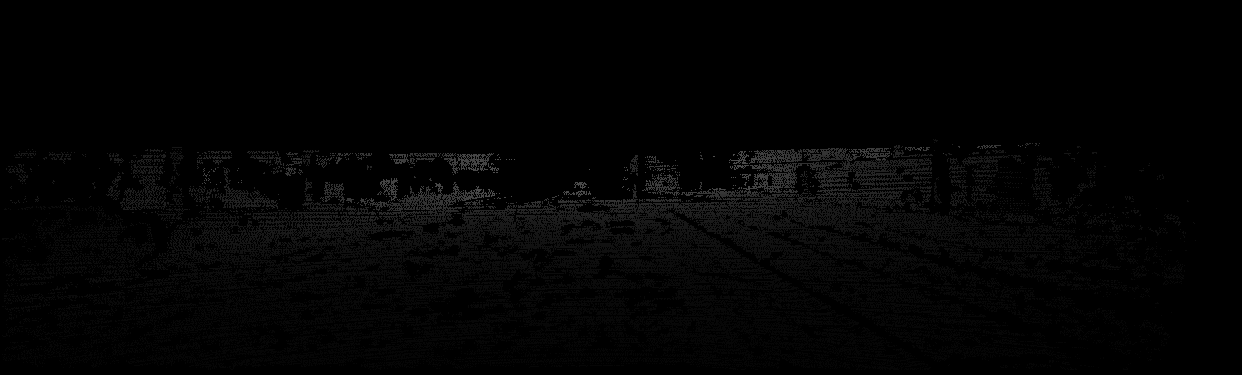
#> input picture img/depth_2011_09_26_0001_03_0070.png, 1242 x 375 px
$ python reconstruct.py img/depth_2011_09_26_0001_03_0070.png img/projected_depth.png   (older library calls are emulated)
#> lines starting #> are read from the running program, lines starting #| are printed output that depends on the picture; after the words box and inside, x2 and y2 are one past the last pixel; in counts of white or black regions, pixels touching at a corner belong together
#> in imread, rgb is the input picture: shape (375, 1242, 3); min 0, max 82, mean 3.3
#> call 2 of imread, with path = 'img/projected_depth.png', channel = 1
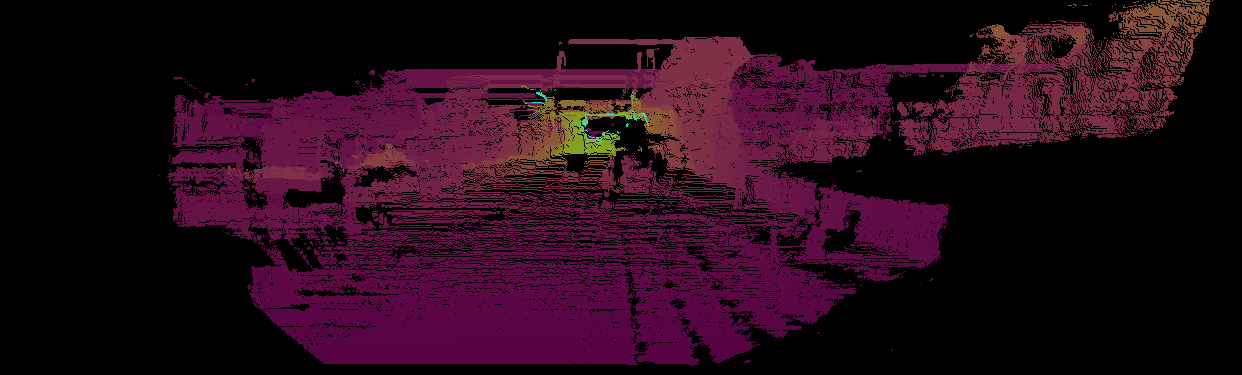
#> input picture img/projected_depth.png, 1242 x 375 px
#> in imread, rgb is the input picture: shape (375, 1242, 3); mean B, G, R 24.7, 9.3, 37.4
### sgbm.py
# -*- coding: utf-8 -*-

import argparse
import cv2
import json
import numpy as np


# [23 lines left out: function parse_args, not called in this run]


class SGBMatcher():
    def __init__(self,
                 min_disparity=0,
                 num_disparities=16,
                 block_size=5,
                 window_size=3,
                 disp12_max_diff=1,
                 uniqueness_ratio=15,
                 speckle_window_size=0,
                 speckle_range=2,
                 pre_filter_cap=63,
                 mode=cv2.STEREO_SGBM_MODE_SGBM_3WAY):

        # SGBM Parameters
        # http://answers.opencv.org/question/182049/pythonstereo-disparity-quality-problems/?answer=183650#post-id-183650
        # window_size: default 3; 5 Works nicely
        #              7 for SGBM reduced size image;
        #              15 for SGBM full size image (1300px and above)
        # num_disparity: max_disp has to be dividable by 16 f. E. HH 192, 256

#> called with min_disparity = 0, num_disparities = 80, block_size = 5, window_size = 15, disp12_max_diff = 1, uniqueness_ratio = 15, speckle_window_size = 0, speckle_range = 2
        p1 = 8 * 3 * window_size**2
        p2 = 32 * 3 * window_size**2
        self.param = {
            'minDisparity': min_disparity,
            'numDisparities': num_disparities,
            'blockSize': block_size,
            'windowSize': window_size,
            'P1': p1,
            'P2': p2,
            'disp12MaxDiff': disp12_max_diff,
            'uniquenessRatio': uniqueness_ratio,
            'speckleWindowSize': speckle_window_size,
            'speckleRange': speckle_range,
            'preFilterCap': pre_filter_cap,
            'mode': mode
        }

        param = self.param.copy()
        del param['windowSize']

        self.left_matcher = cv2.StereoSGBM_create(**param)

    def show_param(self):
        print(json.dumps(self.param, indent=4, sort_keys=True))

    # [4 lines left out: function visualize, not called in this run]

    def compute(self, img_l, img_r):
        return self.left_matcher.compute(img_l, img_r).astype(
            np.float32) / 16.0
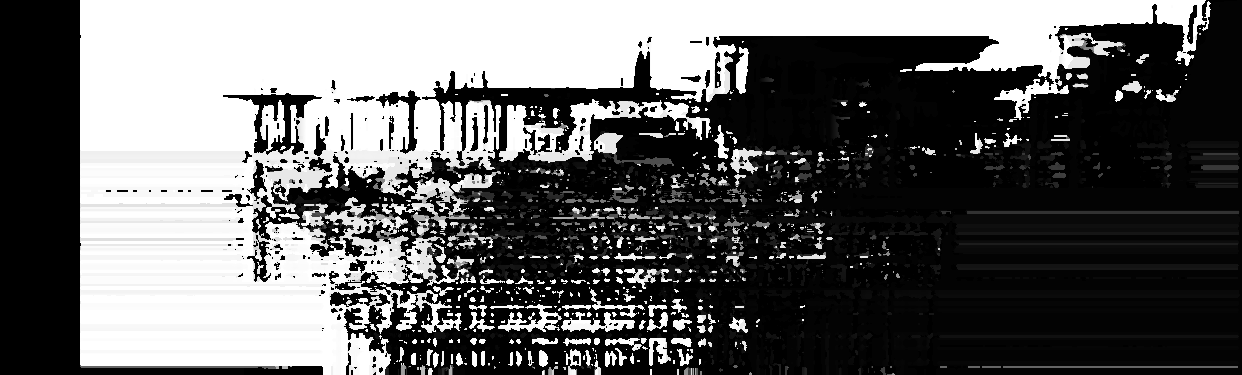
#> returned value: shape (375, 1242) float32; min -1, max 79, mean 30.7; drawn with min black and max white

    # [41 lines left out: functions normalize, display, imread, main, not called in this run]


# [2 lines that do not run on import are left out]

### reconstruct.py
# -*- coding: utf-8 -*-

import argparse

import cv2
import numpy as np
import matplotlib as mpl
import matplotlib.pyplot as plt
from matplotlib import cm
from scipy.spatial.transform import Rotation as R

from sgbm import SGBMatcher


def parse_args():
    parser = argparse.ArgumentParser(description='Semi-Global Matching')
    parser.add_argument('left_image_name')
    parser.add_argument('right_image_name')
    parser.add_argument('-M',
                        default=1,
                        type=int,
                        help='The sparsity of y-axis of image')
    parser.add_argument('-N',
                        default=1,
                        type=int,
                        help='The sparsity of x-axis of image')

    parser.add_argument('-f', '--focal_length', default=500, type=float)
    parser.add_argument('-d',
                        '--distance_between_cameras',
                        default=10,
                        type=float)

    parser.add_argument(
        '--num_disparities',
        default=80,
        type=int,
        help='The max_disp in use, must be dividable by 16. default: 16.')
    parser.add_argument('--block_size',
                        default=5,
                        type=int,
                        help='Block size in calculation. default: 5.')
    parser.add_argument('--window_size',
                        default=15,
                        choices=[3, 5, 7, 15],
                        type=int,
                        help='How large a search window is. default: 5.')

    parser.add_argument('--show_disp_map',
                        action='store_true',
                        default=False,
                        help='Visualize disparity results')
    parser.add_argument('--show_depth_map',
                        action='store_true',
                        default=False,
                        help='Visualize depth results')
    args = parser.parse_args()

    assert args.num_disparities % 16 == 0, "The max_disp must be dividable by 16."

    return args


class Reconstructor():
    def __init__(self,
                 img_l,
                 img_r,
                 disp,
                 focal_length,
                 baseline,
                 show_disp_map=False,
                 show_depth_map=False,
                 trans_speed=50,
                 angle_speed=np.pi / 180):
#> called with focal_length = 500, baseline = 10, show_disp_map = False, show_depth_map = False, trans_speed = 50, angle_speed = 0.0175
        self.img_l = img_l
        self.img_r = img_r
        self.disp = disp
        self.focal_length = focal_length
        self.baseline = baseline
        self.show_disp_map = show_disp_map
        self.show_depth_map = show_depth_map

        self.height, self.width, _ = img_l.shape
#> self.height = 375; self.width = 1242
        self.q = np.array([[1, 0, 0, -self.width / 2],
                           [0, 1, 0, -self.height / 2],
                           [0, 0, 0, focal_length], [0, 0, -1 / baseline, 0]])
        self.k = np.array([[focal_length, 0, self.width / 2],
                           [0, focal_length, self.height / 2], [0, 0, 1]])
        self.dist_coeff = np.zeros((4, 1))

        self.r = np.eye(3)
        self.t = np.array([0, 0, -100.0])

        self.angles = {  # x, y, z
            'w': (angle_speed, 0, 0),
            's': (-angle_speed, 0, 0),
            'a': (0, -angle_speed, 0),
            'd': (0, angle_speed, 0),
            'q': (0, 0, -angle_speed),
            'e': (0, 0, angle_speed)
        }

        self.trans = { # x, y, z
            'l': (trans_speed, 0, 0),
            'j': (-trans_speed, 0, 0),
            'o': (0, trans_speed, 0),
            'u': (0, -trans_speed, 0),
            'i': (0, 0, trans_speed),
            'k': (0, 0, -trans_speed),
        }

        self.points, self.colors = self._calc_point_cloud()

        self.position = (20, 40)
        self.font_face = cv2.FONT_HERSHEY_SIMPLEX
        self.font_scale = 0.5
        self.thickness = 1
        text_size, _ = cv2.getTextSize("text", self.font_face, self.font_scale,
                                       self.thickness)
        self.line_width = text_size[0]
        self.line_height = text_size[1] + 5

    def visualize(self):
        r = self.r
        t = self.t
        self._view(r, t)
        while 1:
            key = cv2.waitKey(0)

            if key not in range(256):
                continue

            ch = chr(key)
            if ch in self.trans:
                t = self.translate(t, self.trans[ch])
                self._view(r, t)

            if ch in self.angles:
                r = self.rotate(r, (-ag for ag in self.angles[ch]))
                t = self.rotate(t, self.angles[ch])
                self._view(r, t)

            if ch == 'h':  # reset
                self._view(self.r, self.t)
                r = self.r
                t = self.t

            if ch == 'p':  # print
                print(r)
                print(t)

            elif ch == '\x1b':  # esc
                cv2.destroyAllWindows()
                break

    def _view(self, r: np.ndarray, t: np.ndarray, show_param: bool = True):
        img = self._calc_projected_image(r, t)
        if show_param:
            img = self._show_param(img, r, t)
        cv2.imshow('projected', img)

    def _show_param(self, img, r, t):
        r_quat = R.from_matrix(r).as_quat()
        text = f"R: {r_quat}\nT: {t}"
        x, y0 = self.position
        for i, line in enumerate(text.split("\n")):
            y = y0 + i * self.line_height
            cv2.rectangle(img,
                          pt1=(x, y),
                          pt2=(x + len(line) * self.line_width,
                               y + self.line_height),
                          color=(0, 0, 0))
            cv2.putText(img,
                        text=line,
                        org=(x, y),
                        fontFace=self.font_face,
                        fontScale=self.font_scale,
                        color=(255, 255, 255),
                        thickness=self.thickness,
                        lineType=cv2.LINE_AA)
        return img

    # [16 lines left out: function rotate, not called in this run]


    @staticmethod
    def translate(arr, trans):
        return arr + np.array(trans)

    @staticmethod
    def remove_invalid(disp_arr, points, colors):
        # TODO: Add nearclip to filter out the wrong projection
        mask = ((disp_arr > disp_arr.min()) & np.all(~np.isnan(points), axis=1)
                & np.all(~np.isinf(points), axis=1))
        return points[mask], colors[mask]

    def _calc_point_cloud(self):
        points = cv2.reprojectImageTo3D(self.disp,
                                        self.q,
                                        handleMissingValues=True).reshape(
                                            -1, 3)
        if self.show_disp_map:
            colors = self.disp.reshape(-1, 1)
            COL = MplColorHelper('viridis', colors.min(), colors.max())
            colors = COL.get_rgb(colors).reshape(-1, 3)
        elif self.show_depth_map:
            colors = triangulation(self.disp).reshape(-1, 1)
            COL = MplColorHelper('viridis', colors.min(), colors.max())
            colors = COL.get_rgb(colors).reshape(-1, 3)
        else:
            colors = self.img_l.reshape(-1, 3)
        return self.remove_invalid(self.disp.reshape(-1), points, colors)

    def _project_points(self, r, t):
        projected, _ = cv2.projectPoints(self.points, r, t, self.k,
                                         self.dist_coeff)
        xy = projected.reshape(-1, 2).astype(np.int)
#> xy = 238273 pairs, first value 260 to 1230, second value 63 to 371
        mask = ((0 <= xy[:, 0]) & (xy[:, 0] < self.width) & (0 <= xy[:, 1]) &
                (xy[:, 1] < self.height))
        return xy[mask], self.colors[mask]

    def _calc_projected_image(self, r, t):
        xy, cm = self._project_points(r, t)
        image = np.zeros((self.height, self.width, 3), dtype=cm.dtype)
        image[xy[:, 1], xy[:, 0]] = cm
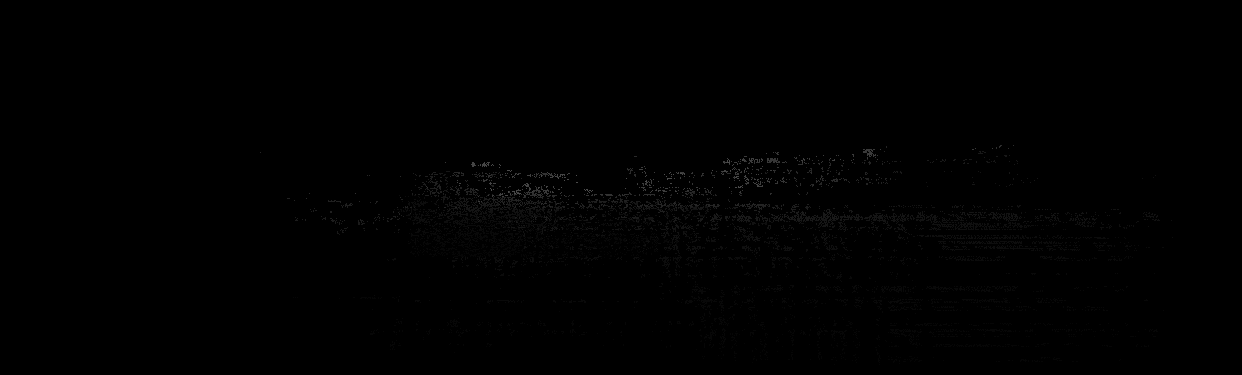
#> image: shape (375, 1242, 3); min 0, max 81, mean 0.6
        return image


class MplColorHelper:
    """ A helper class to create "heatmap" for a matrix """
    # [22 lines left out: functions __init__, get_rgb, not called in this run]


def imread(path, channel=-1):
    """ Read raw RGB and DO NOT perform any process to the image
        if channel <= -1: load image with original dimension
        if channel ==  0: load image with 1 channel (grey)
        if channel >=  1: load image with 3 channel (RGB)
    """
    rgb = cv2.imread(path, channel)  # Load image with original dimension
    assert rgb is not None, "Image {} is None".format(path)
    assert rgb.ndim in [2, 3], "Image {} has ndim {}".format(path, rgb.ndim)
    #rgb = cv2.cvtColor(rgb,cv2.COLOR_BGR2RGB) if rgb.ndim == 3 else rgb

    return rgb


# [25 lines left out: functions read_depth, triangulation, not called in this run]


def main():
    args = parse_args()

    img_l = imread(args.left_image_name, 1)
    img_r = imread(args.right_image_name, 1)

    # Init SGBM
    sgm = SGBMatcher(num_disparities=args.num_disparities,
                     block_size=args.block_size,
                     window_size=args.window_size)

    sgm.show_param()

    # Get disparity
    disp = sgm.compute(img_l, img_r)

    # Sparsify the computated points
    disp_ = np.zeros_like(disp)
    disp_[::args.M, ::args.N] = disp[::args.M, ::args.N]

    # Init Visualizer
    rec = Reconstructor(img_l=img_l,
                        img_r=img_r,
                        disp=disp,
                        focal_length=args.focal_length,
                        baseline=args.distance_between_cameras,
                        show_disp_map=args.show_disp_map,
                        show_depth_map=args.show_depth_map)

    rec.visualize()
#> after the loop in _show_param, `for i, line in enumerate(text.split("\n")):`:
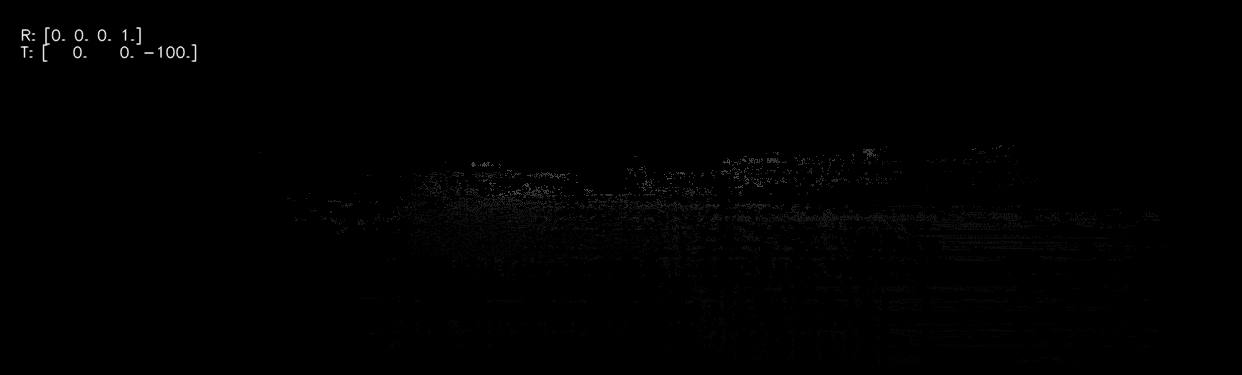
#> img: shape (375, 1242, 3); 0.27% of pixels changed, all inside (x1, y1, x2, y2) = (20, 27, 197, 63)
#> (key Esc is pressed here)


if __name__ == '__main__':
    main()
